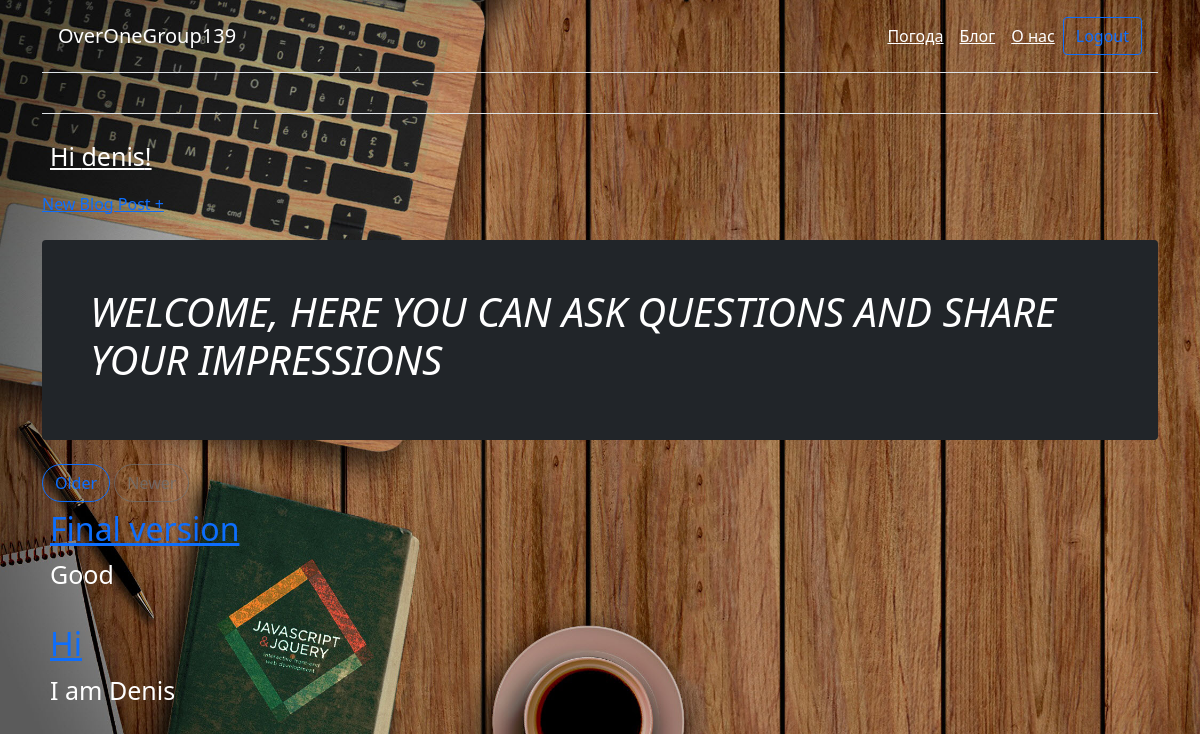
Page /blog/ (signed in) on the committed database.
### blog/models.py (models this page shows, shortened)
class Post(models.Model):
    title = models.CharField(max_length=1000)
    author = models.ForeignKey(
        'auth.User',
        on_delete=models.CASCADE,
    )
    body = models.TextField()

### blog/views.py (the view)
# urls.py: path('blog/', views.BlogListView.as_view(), name='blog'),
class BlogListView(ListView):
    model = Post
    template_name = 'blog.html'

### blog/templates/blog.html
<!DOCTYPE html>
{% extends 'base.html' %}
{% load static %}
{% block content %}
<body>
<div class="nav-right">
    <a href="{% url 'post_new' %}"> New Blog Post +</a>
</div>
<br>
<div class="p-4 p-md-5 mb-4 text-white rounded bg-dark">
    <div class="col-md-15 px-0">
        <h1 class="display-8 fst-italic">Welcome, here you can ask questions and share your impressions</h1>
    </div>
</div>
<nav class="blog-pagination" aria-label="Pagination">
    <a class="btn btn-outline-primary rounded-pill" href="#">Older</a>
    <a class="btn btn-outline-secondary rounded-pill disabled">Newer</a>
    {% for post in object_list %}
    <div class="post-entry p-2 text-white ">
        <h2><a href="{% url 'post_detail' post.pk %}">{{ post.title}}</a></h2>
        <p>{{ post.body }}</p>
    </div>
</body>
{% endfor %}
{% endblock content %}

### blog/templates/base.html (shortened to what this page needs)
<!DOCTYPE html>
{% load static %}
<html>
<head>
    <link rel="stylesheet" href="{% static 'css/style.css' %}">
    <link rel="stylesheet" href="https://cdn.jsdelivr.net/npm/bootstrap@5.1.3/dist/css/bootstrap.min.css">
</head>
<body>
<div class="container">
    <header>
        <div class="d-flex flex-column flex-md-row align-items-center p-3 px-mb-4 mb-3 bg-
         white border-bottom shadow-sm">
            <h5 class="my-0 mr-md-auto font-weight-normal text-white">OverOneGroup139</h5>
            <nav class="d-inline-flex mt-2 mt-md-0 ms-md-auto">
                <a class="p-2 text-white" href="{% url 'index' %}">Погода</a>
                <a class="p-2 text-white" href="{% url 'blog' %}">Блог</a>
                <a class="p-2 text-white" href="{% url 'credits' %}">О нас</a>
            </nav>
            {% if user.is_authenticated %}
            <a class="btn btn-outline-primary" href="{% url 'logout' %}">Logout</a>
            {% else %}
            <a class="btn btn-outline-primary" href="{% url 'login' %}">Sign up</a>
            {% endif %}
        </div>
        <div class="col-md-20">
            <h3 class="pb-4 mb-4 fst-italic border-bottom"></h3>
        </div>
    </header>
    {% if user.is_authenticated %}
    <p><a class="p-2 text-white">Hi {{ user.username }}!</a></p>
    {% else %}
    <p><a class="p-2 text-white">You are not logged in.</a></p>
    <br>
    {% endif %}
    {% block content %}
    {% endblock content %}
</body>
</html>

### blog/static/css/style.css (style rules this page uses)
body { color: #fff; font-family: sans-serif; background : url('web-design.jpg'); background-size: cover; background-attachment: fixed; }
h1 { text-transform: uppercase; text-align: centre; margin-top: 150px font-size: 50px; }
p { font-size: 25px; display: block; margin: 0 auto width: 80%; }

### rows in the picture
Post: title "Final version", body "Good"
Post: title "Hi", body "I am Denis"

### other values in the picture
{{ user.username }} "denis"
